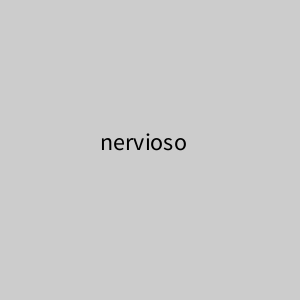
Frame 1 (no input)
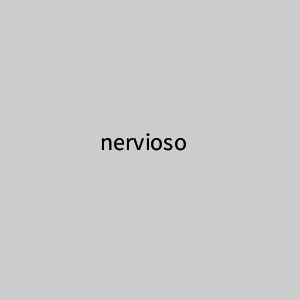
Frame 60 (the mouse pressed at the canvas centre just before this capture)
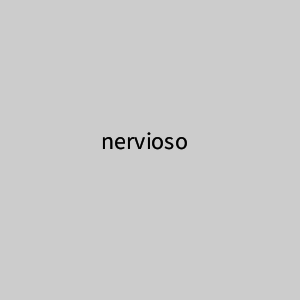
Frame 120 (the mouse held since frame 60 and released just before this capture)

The Processing sketch that drew these frames (run headless with seeded random() and noise(); from frame 60 on, the mouse is pressed at the canvas centre):

// Processing sketch: ejercicio11
// ── ejercicio11.pde
float x = 100;
float y = 150;

void setup() {
  size(300, 300);
  textSize(24);
  noStroke();
}

void draw() {
  fill(204, 120);
  rect(0, 0, width, height);
  fill(0);
  
  if ((mouseX >= x) && (mouseX <= x+55) &&
    (mouseY >= y-24) && (mouseY <= y)) {
    x += random(-2, 2);
    y += random(-2, 2);
  }
  text("nervioso", x, y);
}
